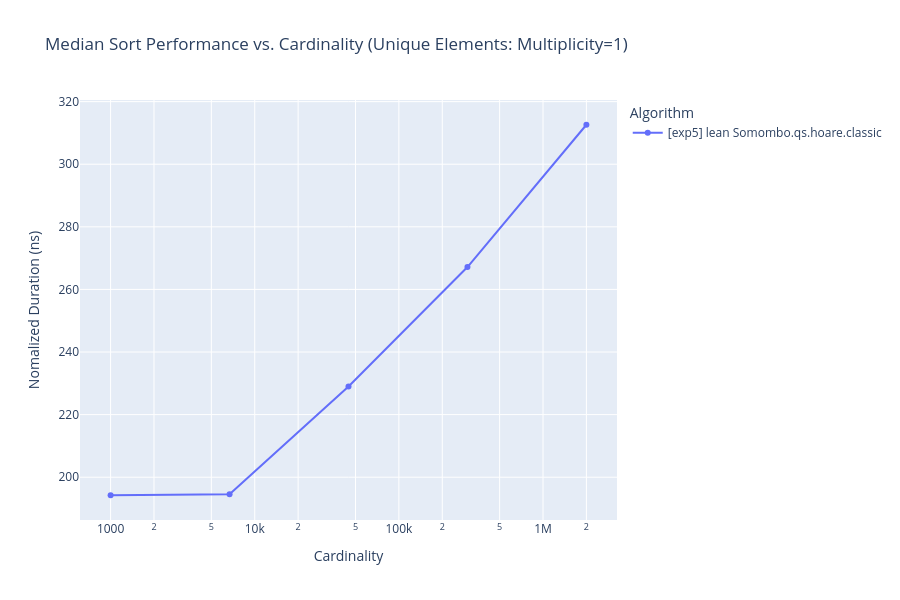

This figure's notebook cell:
### Code cell
exp5.plot_trends_interactive(
    'cardinality', 
    f'Median Sort Performance vs. Cardinality (Unique Elements: Multiplicity=1)',
    normalized=True,
    xlog=True,
    ylog=False,
)

### Figure 1 — Plotly figure (JSON) as saved in the notebook; plotly's stock layout.template omitted (floating-point values rounded to 4 significant figures)
{"data": [{"hovertemplate": "Algorithm=[exp5] lean Somombo.qs.hoare.classic<br>Cardinality=%{x}<br>Nomalized Duration (ns)=%{y}<extra></extra>", "legendgroup": "[exp5] lean Somombo.qs.hoare.classic", "line": {"color": "#636efa", "dash": "solid"}, "marker": {"symbol": "circle"}, "mode": "lines+markers", "name": "[exp5] lean Somombo.qs.hoare.classic", "orientation": "v", "showlegend": true, "type": "scatter", "x": [1000, 6687, 44721, 299070, 2000000], "xaxis": "x", "y": [194.2, 194.6, 229.0, 267.1, 312.6], "yaxis": "y"}], "layout": {"height": 600, "hovermode": "x unified", "legend": {"title": {"text": "Algorithm"}, "tracegroupgap": 0}, "title": {"text": "Median Sort Performance vs. Cardinality (Unique Elements: Multiplicity=1)"}, "xaxis": {"anchor": "y", "domain": [0, 1], "title": {"text": "Cardinality"}, "type": "log"}, "yaxis": {"anchor": "x", "domain": [0, 1], "title": {"text": "Nomalized Duration (ns)"}}}}
